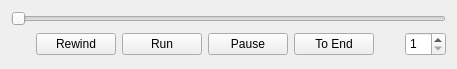
<?xml version="1.0" encoding="UTF-8"?>
<ui version="4.0">
 <class>SimControlWidget</class>
 <widget class="QWidget" name="SimControlWidget">
  <property name="modal" stdset="0">
   <bool>false</bool>
  </property>
  <property name="geometry">
   <rect>
    <x>0</x>
    <y>0</y>
    <width>457</width>
    <height>69</height>
   </rect>
  </property>
  <property name="windowTitle">
   <string>Settings</string>
  </property>
  <property name="styleSheet">
   <string notr="true">/*QWidget {
	font-size: 9pt;
}*/

QSpinBox, QDoubleSpinBox {
	padding-top: 1px;
	padding-bottom: 1px;
}

QGroupBox {
	border: none;
	padding-top: 16;
	font-weight: bold;
}</string>
  </property>
  <layout class="QVBoxLayout" name="verticalLayout">
   <item>
    <layout class="QHBoxLayout" name="horizontalLayout">
     <item>
      <widget class="QSlider" name="horizontalSlider_Position">
       <property name="orientation">
        <enum>Qt::Horizontal</enum>
       </property>
      </widget>
     </item>
    </layout>
   </item>
   <item>
    <layout class="QHBoxLayout" name="horizontalLayout_2">
     <item>
      <spacer name="horizontalSpacer">
       <property name="orientation">
        <enum>Qt::Horizontal</enum>
       </property>
       <property name="sizeHint" stdset="0">
        <size>
         <width>40</width>
         <height>20</height>
        </size>
       </property>
      </spacer>
     </item>
     <item>
      <widget class="QPushButton" name="pushButton_Rewind">
       <property name="text">
        <string>Rewind</string>
       </property>
       <property name="icon">
        <iconset>
         <normaloff>pics/media-skip-backward.png</normaloff>pics/media-skip-backward.png</iconset>
       </property>
      </widget>
     </item>
     <item>
      <widget class="QPushButton" name="pushButton_Run">
       <property name="text">
        <string>Run</string>
       </property>
       <property name="icon">
        <iconset>
         <normaloff>pics/media-playback-start.png</normaloff>pics/media-playback-start.png</iconset>
       </property>
      </widget>
     </item>
     <item>
      <widget class="QPushButton" name="pushButton_Pause">
       <property name="text">
        <string>Pause</string>
       </property>
       <property name="icon">
        <iconset>
         <normaloff>pics/media-playback-pause.png</normaloff>pics/media-playback-pause.png</iconset>
       </property>
      </widget>
     </item>
     <item>
      <widget class="QPushButton" name="pushButton_ToEnd">
       <property name="text">
        <string>To End</string>
       </property>
       <property name="icon">
        <iconset>
         <normaloff>pics/media-skip-forward.png</normaloff>pics/media-skip-forward.png</iconset>
       </property>
      </widget>
     </item>
     <item>
      <spacer name="horizontalSpacer_2">
       <property name="orientation">
        <enum>Qt::Horizontal</enum>
       </property>
       <property name="sizeHint" stdset="0">
        <size>
         <width>40</width>
         <height>20</height>
        </size>
       </property>
      </spacer>
     </item>
     <item>
      <widget class="QSpinBox" name="spinBox_SpeedFactor">
       <property name="toolTip">
        <string>Speed factor</string>
       </property>
       <property name="minimum">
        <number>1</number>
       </property>
      </widget>
     </item>
    </layout>
   </item>
  </layout>
 </widget>
 <resources/>
 <connections/>
</ui>
